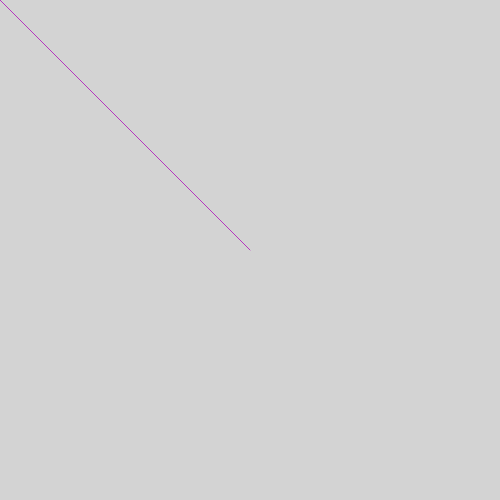
Frame 1 (no input)
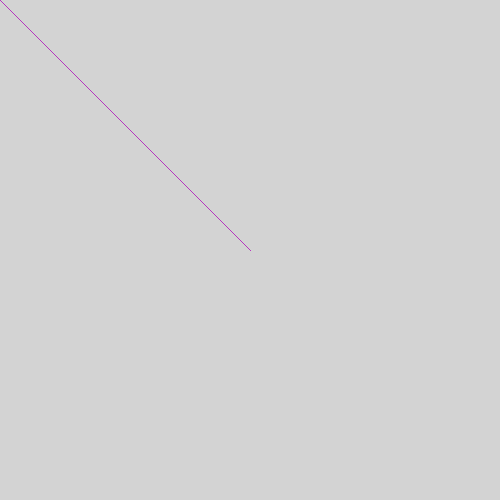
Frame 60 (no input)
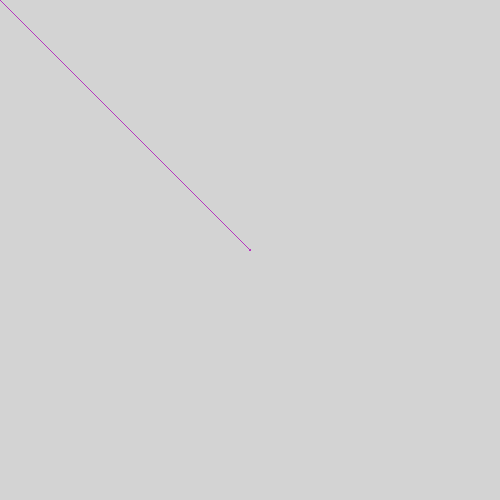
Frame 120 (the mouse pressed at the canvas centre since frame 60)

The p5.js sketch that drew these frames (run headless with seeded random() and noise() and a simulated clock; from frame 60 on, the mouse is pressed at the canvas centre):

// p5.js sketch
// ── sketch.js
function setup() {
    createCanvas(500, 500);
    background(211,211,211);
    let r = random(0, 255);
    let g = random(0, 255);
    let b = random(0, 255);
    stroke(r, g, b);
 }
 
 
 function draw() {
    line(250, 250, mouseX, mouseY);
 }
 
 
 function mouseClicked() {
    setup();
 }
 
